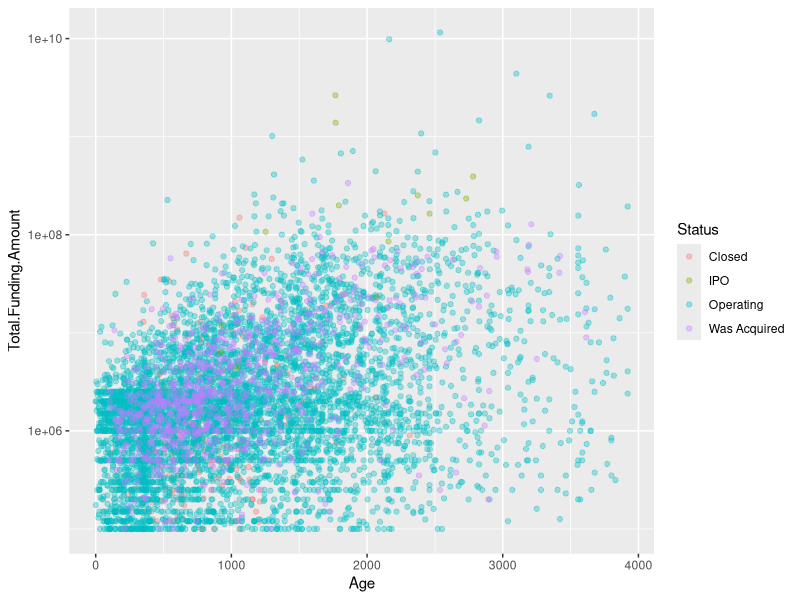
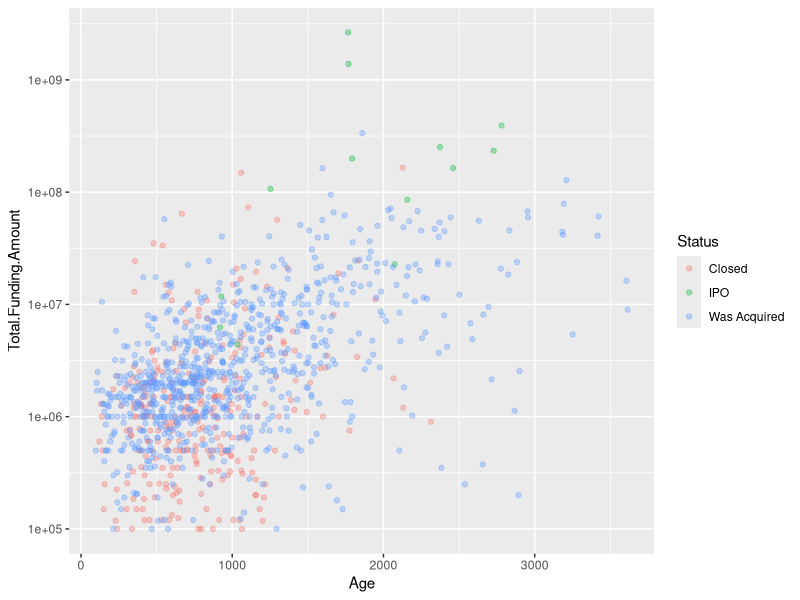
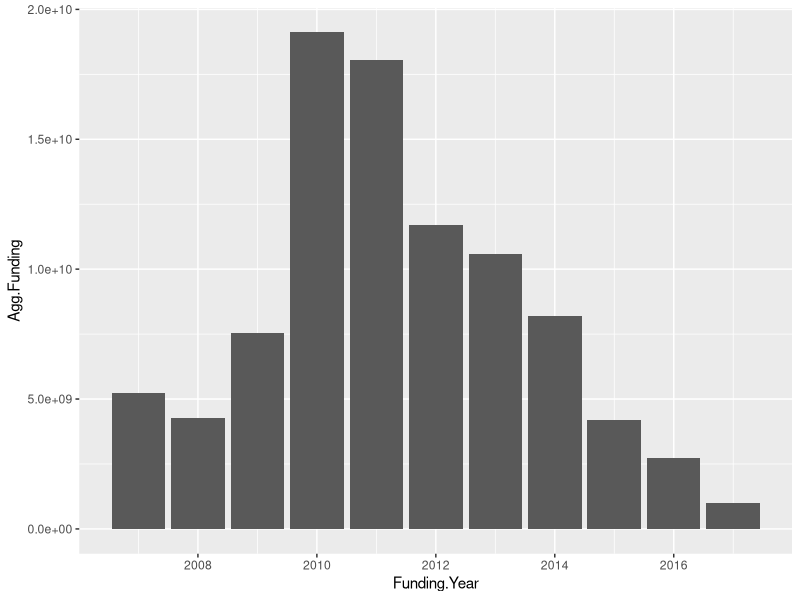
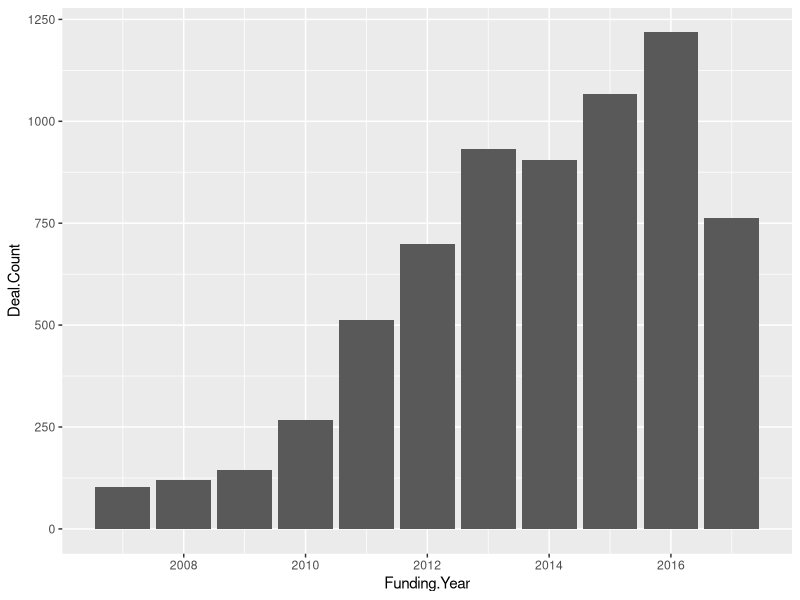
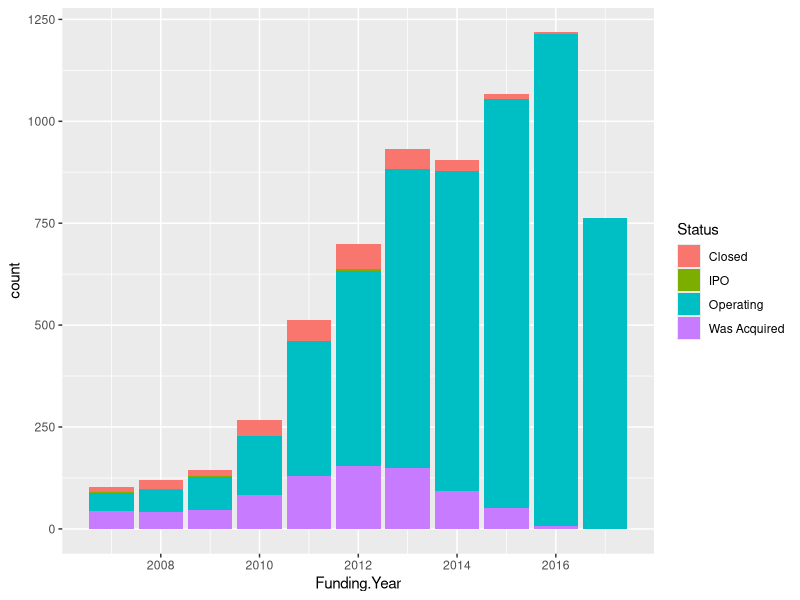
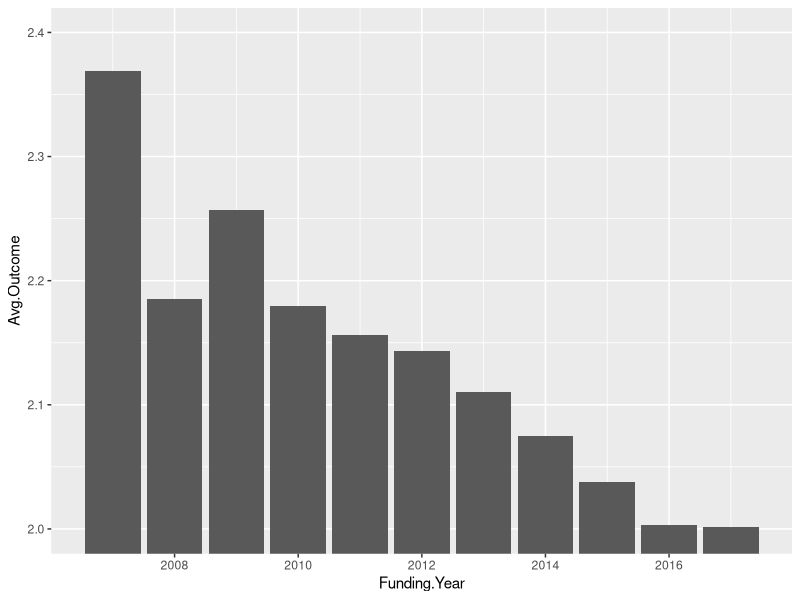
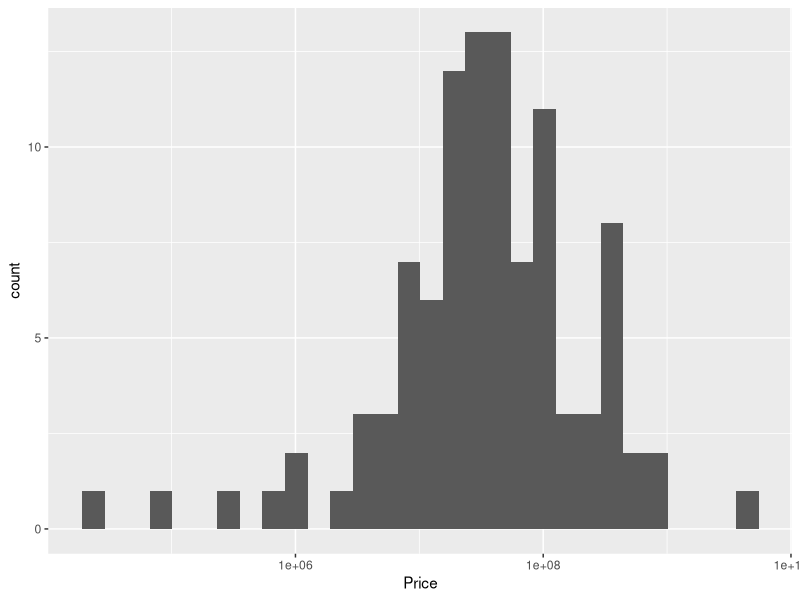
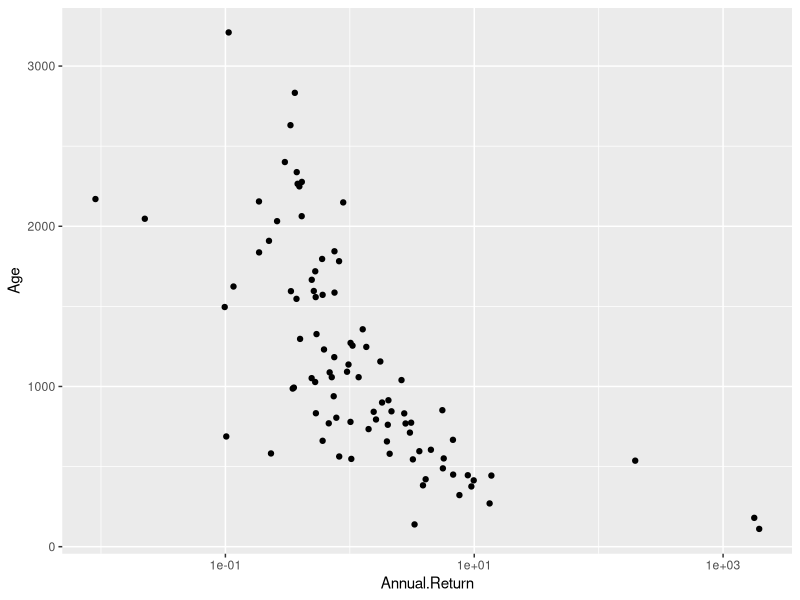

Source code (R) for these figures, in order:
## ---- chunk 1
knitr::opts_chunk$set(echo = TRUE)
## ---- chunk 2
library(plyr)
library(dplyr)
library(ggplot2)
library(zoo)
library(truncnorm)
data <- read.csv("cleancb.csv")
data$X <- NULL
nrow(data)
colnames(data)
attach(data)
## ---- chunk 3
#aardvark was acquired by Google in 2010 for $50Mm (verified by TechCrunch)
data$Price[which(data$Company.Name == "Aardvark")] <- 50000000
## ---- chunk 4
table1 <- as.data.frame(table(Status))
transform(table1, Relative = prop.table(Freq))
## ---- chunk 5
ddply(data, .(Status), summarize, MeanAge=mean(Age))
## ---- chunk 6
data$First.Funding <- as.Date(data$First.Funding)
data.baked <- subset(data, First.Funding < '2015-12-14')
table2 <- as.data.frame(table(data.baked$Status))
transform(table2, Relative = prop.table(Freq))
## ---- chunk 7
ggplot(data, aes(x = Age, y = Total.Funding.Amount, col = Status, alpha = 0.1)) + geom_jitter(alpha = 0.35) + scale_y_log10()
## ---- chunk 8
data3 <- subset(data, Status != "Operating")
ggplot(data3, aes(x = Age, y = Total.Funding.Amount, col = Status, alpha = 0.1)) + geom_jitter(alpha = 0.35) + scale_y_log10()
## ---- chunk 9
ddply(data, .(Status), summarize, MeanTotFunding=mean(Total.Funding.Amount), SDFunding = sd(Total.Funding.Amount))
## ---- chunk 10
datamod1 <- lm(Total.Funding.Amount ~ Age, data = data)
summary(datamod1)
## ---- chunk 11
nrow(data)
sum(data$Total.Funding.Amount)
#table1 <- as.data.frame(table(cut(data$First.Funding, breaks="year")))
data$Funding.Year <- sapply(strsplit(as.character(data$First.Funding),'-'), "[", 1)
data$Funding.Year <- as.numeric(data$Funding.Year)
table2 <- ddply(data, .(Funding.Year), summarize, Agg.Funding=sum(Total.Funding.Amount), Deal.Count = length(Total.Funding.Amount))
ggplot(table2, aes(Funding.Year, Agg.Funding)) +geom_bar(stat = "identity")
ggplot(table2, aes(Funding.Year, Deal.Count)) +geom_bar(stat = "identity")
table2$Avg.Total.Raise = table2$Agg.Funding/table2$Deal.Count
table2
## ---- chunk 12
ggplot(data, (aes(Funding.Year))) + geom_bar(aes(fill=Status))
## ---- chunk 13
data$Status <- ordered(data$Status, levels = c("Closed", "Operating", "Was Acquired", "IPO"))
table3 <- ddply(data, .(Funding.Year), summarize, Avg.Outcome=mean(as.numeric(Status)))
ggplot(table3, aes(Funding.Year, Avg.Outcome)) +geom_bar(stat = "identity") + coord_cartesian(ylim=c(2, 2.4))
## ---- chunk 14
#compare disclosed acquisition prices with total funds deployed in the space.
sum(data$Price, na.rm = TRUE)/sum(Total.Funding.Amount)
(sum(data$Price, na.rm = TRUE)+sum(data$Valuation.at.IPO, na.rm = TRUE))/sum(Total.Funding.Amount)
## ---- chunk 15
length(which(data$Status == "Was Acquired"))
sum(is.na(data$Price[which(data$Status == "Was Acquired")]))
## ---- chunk 16
#data2 = priced acquired
#data3 = unpriced acquired
#subset data to include just the priced/acquired companies
data2 <- subset(data, Status == "Was Acquired" & Price > 1)
data3 <- subset(data, Status == "Was Acquired" & is.na(Price))
data4 <- subset(data, Status != "Was Acquired")
#at what prices were these companies acquired?
ggplot(data2, aes(Price)) +geom_histogram() + scale_x_log10()
#calculate total return
data2$Total.Return <- data2$Price/data2$Total.Funding.Amount
#ggplot(data2, aes(Total.Return, Age)) +geom_point() + scale_x_log10()
#annualized return
data2$Annual.Return <- ((data2$Total.Return) ^ (365.25/as.integer(data2$Age))) - 1
par(mfrow=c(2,2))
ggplot(data2, aes(Annual.Return, Age)) +geom_point() + scale_x_log10()
ggplot(data2, aes(Annual.Return, Total.Funding.Amount)) +geom_point() + scale_x_log10() + scale_y_log10()
par(mfrow=c(1,1)) 
## ---- chunk 17
datamod2 <- lm(Annual.Return ~ Total.Funding.Amount, data = data2)
summary(datamod2)
## ---- chunk 18
datamod3 <- lm(Annual.Return ~ Age, data = data2)
summary(datamod3)
## ---- chunk 19
par(mfrow=c(2,2)) 
hist(data2$Age)
hist(data2$Total.Funding.Amount)
par(mfrow=c(1,1)) 
cutpoint <- summary(data2$Total.Funding.Amount)[3]
#break the group into two at the median
data2a <- subset(data2, data2$Total.Funding.Amount > cutpoint)
data2b <- subset(data2, data2$Total.Funding.Amount <= cutpoint)
#test if the population mean Annual.Return between the two samples is different
t.test(data2a$Annual.Return, data2b$Annual.Return)
## ---- chunk 20
datamod4 <- lm(Annual.Return ~ Age, data = data2b)
summary(datamod4)
## ---- chunk 21
sum(data2$Annual.Return < 0)/nrow(data2)
data2a <- subset(data2, data2$Annual.Return < 0)
data2.remainder <- subset(data2, data2$Annual.Return >= 0)
#check here if the distribution is kind of normal-ish
hist(data2a$Annual.Return)
#so we'll need 10% of our data3 group to have negative returns also, which we populate to be normalish also but truncated
neg.returns <- sample(1:nrow(data3), (0.1 * nrow(data3)), replace=F)
data3.negs <- data3[c(neg.returns),]
data3.negs$Inferred.Return <- rtruncnorm(nrow(data3.negs), a=-1, b=0, mean=mean(data2a$Annual.Return), sd=sd(data2a$Annual.Return))
data3.remainder <- data3[-c(neg.returns),]
## ---- chunk 22
#remove our unhelpful outliers
data2.remainder <- data2.remainder[-c(which(data2.remainder$Company.Name %in% c("Mapsense", "Komand", "Exelis"))),]
data2.smallpos <- subset(data2.remainder, data2.remainder$Annual.Return < 2)
#we see a normalish distribution if we take the 1/6 root of the remaining returns
hist(data2.remainder$Annual.Return^(1/6))
#so we use that in our regression
datamod5 <- lm((Annual.Return^(1/6)) ~ Age, data = data2.remainder)
summary(datamod5)
#QQ Plot here looks good
plot(datamod5, which = 2)
## ---- chunk 23
#we arbitrarily shift the regression line on our unpopulated set unitwise by a factor of .85 to 
#acknowledge that the returns here are lower categorically than for our priced/acquired group
data3$Inferred.Return <- ((datamod5$coefficients[1]) + datamod5$coefficients[2]*data3$Age)^6
summary(data3$Inferred.Return)
summary(data2$Inferred.Return)
data3$Inferred.Price <- (data3$Total.Funding.Amount * (1 + data3$Inferred.Return) ^ (as.integer(data3$Age)/365.25))
data3$Method <- "Inferred"
data2$Method <- "Reported"
plot1 <- subset(data3, select = c("Inferred.Return", "Inferred.Price", "Age", "Method", "Total.Funding.Amount"))
plot2 <- subset(data2, select = c("Annual.Return", "Price", "Age", "Method", "Total.Funding.Amount"))
colnames(plot1) <- c("Return", "Price", "Age", "Method", "Funding.Total")
colnames(plot2) <- c("Return", "Price", "Age", "Method", "Funding.Total")
plot3 <- rbind(plot1, plot2)
ggplot(plot3, aes(Price, fill = Method)) + geom_density(alpha = 0.2) + scale_x_log10()  #THIS IS A GREAT CHART LEAVE IT IN
ggplot(plot3, aes(Age, fill = Method)) + geom_histogram(alpha = 0.5, aes(y = ..density..), position = 'identity', binwidth = 60)
ggplot(plot3, aes(Return, fill = Method)) + geom_density(alpha = 0.2) + scale_x_log10()  #THIS IS A GREAT CHART LEAVE IT IN
## ---- chunk 24
sum(data3$Inferred.Price)/sum(data3$Total.Funding.Amount)
sum(data2$Price)/sum(data2$Total.Funding.Amount)
mean(data3$Inferred.Return)
mean(data2$Annual.Return)
## ---- chunk 25
data2$Total.Return <- NULL
data3$Price <- data3$Inferred.Price
data3$Inferred.Price <- NULL
colnames(data3)[21] <- "Annual.Return"
#colnames(data2) == colnames(data3)
data5 <- rbind(data2, data3)
data4$Annual.Return <- 0
data4$Price <- 0
data4$Method <- NA
data4$Price[which(!is.na(data4$Valuation.at.IPO))] <- data4$Valuation.at.IPO[which(!is.na(data4$Valuation.at.IPO))]
#colnames(data4) == colnames(data5)
data6 <- rbind(data4, data5)
## ---- chunk 26
data7 <- subset(data6, data6$First.Funding <= '2013-01-01')
runs <- 10000
#simulates a portfolio of 10 companies, returns the probability of 1X return (0% IRR).
portfolio.sim <- function(){
  row.nos <- sample(1:nrow(data7), 10, replace=F)
  portfolio.denom <- 0
  portfolio.numer <- 0
    for (i in row.nos){
      denom <- data7$Total.Funding.Amount[i]
      numer <- data7$Price[i]
      portfolio.denom <- portfolio.denom + denom
      portfolio.numer <- portfolio.numer + numer}
  portfolio.return <- portfolio.numer/portfolio.denom
return(portfolio.return > 1)
}
mc.prob <- sum(replicate(runs,portfolio.sim()))/runs
mc.prob
